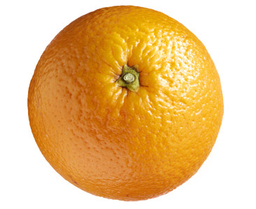
#> input picture orange/4.png, 256 x 209 px
$ jupyter execute --allow-errors 'Apple or Oranges.ipynb'   (shell and % lines are left out)   (Python 2 division)   (older library calls are emulated)
#> lines starting #> are read from the running program, lines starting #| are printed output that depends on the picture; after the words box and inside, x2 and y2 are one past the last pixel; in counts of white or black regions, pixels touching at a corner belong together; long printed decimals are rounded
#> further down, imageBGR is the input picture: shape (209, 256, 3); mean B, G, R 136.4, 193.9, 234.2
[cell 1]
import cv2
import numpy as np

from sklearn.discriminant_analysis import LinearDiscriminantAnalysis

from matplotlib import pyplot as plt
from mpl_toolkits.mplot3d import Axes3D
import pylab


print "OpenCV Version ", cv2.__version__

[cell 2]
def segment_fruit(image):

    # Limiariza cada um dos canais de forma independente
    ret, imR = cv2.threshold(image[:,:,0],0,255, cv2.THRESH_BINARY_INV+cv2.THRESH_OTSU)
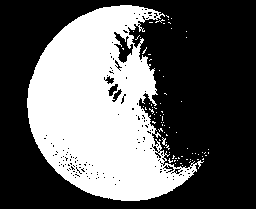
#> imR: shape (209, 256); 37.6% white; 78 white regions (76 under 20 px), largest, box (x1, y1, x2, y2) and area: (27, 5, 204, 201) 19915, (162, 137, 170, 150) 29
#> ret = 228
    ret, imG = cv2.threshold(image[:,:,1],0,255, cv2.THRESH_BINARY_INV+cv2.THRESH_OTSU)
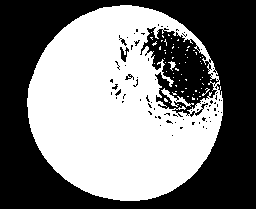
#> imG: shape (209, 256); 48.7% white; 63 white regions (60 under 20 px), largest, box (x1, y1, x2, y2) and area: (27, 5, 223, 201) 25707, (161, 88, 194, 107) 157, (168, 61, 176, 71) 33
#> ret = 192
    ret, imB = cv2.threshold(image[:,:,2],0,255, cv2.THRESH_BINARY_INV+cv2.THRESH_OTSU)
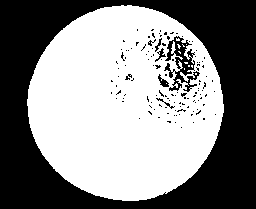
#> imB: shape (209, 256); 53.3% white; 124 black regions (116 under 20 px), largest, box (x1, y1, x2, y2) and area: (0, 0, 256, 209) 23594, (164, 36, 200, 92) 789, (158, 74, 169, 87) 65
#> ret = 143

    # Combina as segmentações utilizando o operador OR
    segmentation = imR | imG | imB
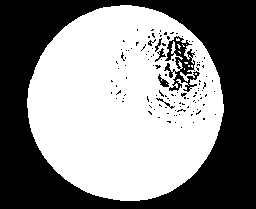
#> segmentation: shape (209, 256); 53.5% white; 121 black regions (114 under 20 px), largest, box (x1, y1, x2, y2) and area: (0, 0, 256, 209) 23525, (164, 36, 200, 92) 789, (158, 74, 169, 87) 65

    # Preencha as regiões que não foram corretamente detectadas
    im_floodfill = segmentation.copy()
    h, w = segmentation.shape[:2]
#> h = 209; w = 256
    maskT = np.zeros((h+2, w+2), np.uint8)
    cv2.floodFill(im_floodfill, maskT, (0,0), 255);
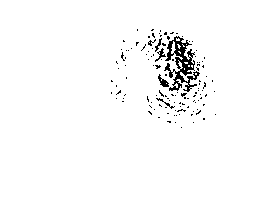
#> im_floodfill: shape (209, 256); 97.5% white; black in thin lines or dots, all inside (x1, y1, x2, y2) = (111, 29, 216, 128)
    segmentation_filled = segmentation | ~im_floodfill
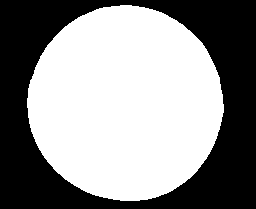
#> segmentation_filled: shape (209, 256); 56% white; 1 black region

    # Desenhe apenas o maior objeto presente na imagem
    im2, contours, hierarchy = cv2.findContours(segmentation_filled.copy(),cv2.RETR_TREE,cv2.CHAIN_APPROX_SIMPLE)
#> contours = 1 contour; box (x1, y1, x2, y2) and area: (27, 5, 224, 201) 29703
    contours = sorted(contours, key = cv2.contourArea, reverse = True)[:10]

    final_segmentation = np.zeros((h, w), np.uint8)
    cv2.drawContours(final_segmentation, [contours[0]], 0, 1, cv2.FILLED)
#> final_segmentation: shape (209, 256); values 0 (black) and 1 (white), 56% white; 1 black region, box (x1, y1, x2, y2) and area: (0, 0, 256, 209) 23525

    # Retorne a imagem segmentada
    return final_segmentation > 0.5, contours[0]

[cell 3]
imageBGR = cv2.imread('orange/4.png')
imageRGB = cv2.cvtColor(imageBGR, cv2.COLOR_BGRA2RGB)

segmentationBin, contour = segment_fruit(imageRGB)
#> contour = contour of 284 points, box (x1, y1, x2, y2) (27, 5, 224, 201), area 29703
segmentation = np.dstack( (segmentationBin, segmentationBin, segmentationBin) ) * 255.0

pylab.rcParams['figure.figsize'] = (16, 6)
plt.figure
plt.subplot(1,3,1)
plt.title('Original Image')
plt.imshow(imageRGB)
plt.subplot(1,3,2)
plt.title('Segmentation Mask')
plt.imshow(segmentationBin, 'gray')
plt.subplot(1,3,3)
plt.title('Region of Interest')
plt.imshow(segmentation * imageRGB)
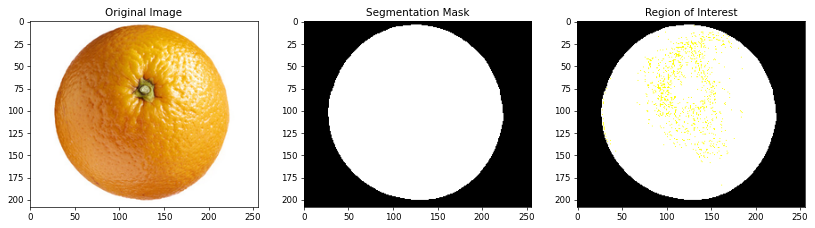
#> figure drawn by matplotlib, 3 panels

[cell 4]
def get_dominant_color(image, segmentation):

    # Cria uma mascara para selecionar apenas os pixels que pertencem a região da fruta
    mask = np.zeros(image.shape[:2], np.uint8) + segmentation

    # Estima a cor media da região da fruta
    mean_color = np.uint8(cv2.mean(image, mask=mask))[:3]
#> mean_color = [218, 146, 44]

    # Retorna um vetor com os valores medios para os canais R, G, B
    return mean_color

[cell 5]
mean_color = get_dominant_color(imageRGB, segmentationBin)
#> mean_color = [218, 146, 44]

print mean_color
#| [218 146  44]

h, w, d = imageRGB.shape
#> h = 209; w = 256; d = 3
dominant_color = np.ones( (h, w, 3), np.uint8 ) * mean_color
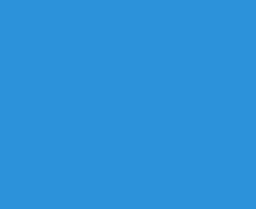
#> dominant_color: shape (209, 256, 3); mean of channels 0, 1, 2 218, 146, 44; drawn as B, G, R
pylab.rcParams['figure.figsize'] = (5, 2)
plt.title('Dominant Color')
plt.imshow(dominant_color)

[cell 6]
def get_fruit_struct(image, contour):
    # Estima o quadrado que envolve toda a area da fruta
    x, y, w, h = cv2.boundingRect(contour)

    # Computa a razao entre o eixo vertical e horizontal
    aspect_ratio = float(w)/h

    return aspect_ratio

[cell 7]
x,y,w,h = cv2.boundingRect(contour)
#> x = 27; y = 5; w = 197; h = 196


box_image = imageRGB.copy()
# Desenhando a caixa envoltoria (bounding box)
cv2.rectangle(box_image, (x, y), (x + w, y + h), (0, 255, 0), 1)

# Desenhando os eixos principais
border = 20
cv2.line(box_image, (x-border,y+(h/2)), (x+w+border,  y+(h/2)), (255, 0, 0), 1)
cv2.line(box_image, (x+(w/2),y-border), (x+(w/2),  y+h+border), (255, 0, 0), 1)
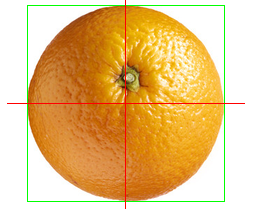
#> box_image: shape (209, 256, 3); mean R, G, B 230.8, 192.7, 132.1

pylab.rcParams['figure.figsize'] = (6, 6)
plt.imshow(box_image)

aspect_ratio = get_fruit_struct(imageRGB, contour)
#> in get_fruit_struct, `x, y, w, h = cv2.boundingRect(contour)`: x = 27; y = 5; w = 197; h = 196
#> in get_fruit_struct, `aspect_ratio = float(w)/h`: aspect_ratio = 1.01
#> aspect_ratio = 1.01
print aspect_ratio
#| 1.005

[cell 8]
label = {0: 'laranja', 1: 'maca'}

X = np.array([[ 244,          146,           10,            0.95375723],
     [ 247,          129,            8,            1.00436681],
     [ 204,          135,           20,            1.00823045],
     [ 244,          161,           43,            0.955     ],
     [ 253,          138,            6,            1.02966102],
     [ 233,          148,           43,            1.04929577],
     [ 234,          145,           32,            1.09714286],
     [ 218,          146,           44,            1.00510204],
     [ 209,          135,           31,            1.016     ],
     [ 241,          141,           25,            0.97272727],
     [ 236,           77,           91,            1.02564103],
     [ 116,           45,           42,            1.01337449],
     [ 206,          111,           68,            0.84108527],
     [ 185,           79,           60,            0.86826347],
     [ 202,           79,           48,            0.99494949],
     [ 175,           75,           57,            0.83622829],
     [ 150,          161,           54,            1.23076923],
     [ 219,          104,           61,            0.82346241],
     [ 228,          130,           38,            1.09579439],
     [ 131,          164,           28,            0.93048128]])

y = np.array([0, 0, 0, 0, 0, 0, 0, 0, 0, 0, 1, 1, 1, 1, 1, 1, 1, 1, 1, 1])

out = [label[i] for i in y]
print out

[cell 9]
pylab.rcParams['figure.figsize'] = (14, 4)
plt.figure()
# ---------------------------------------------------------
plt.subplot(1,3,1)

plt.scatter(np.linspace(0,   9, 10), X[:10, 1], s=150, color='orange', alpha = 0.6)
plt.scatter(np.linspace(10, 19, 10), X[10:, 1], s=150, color='red', alpha = 0.6)

plt.xlabel('# of Sample',   fontsize=18)
plt.ylabel('Green',           fontsize=16)
plt.title('1-D Feature Space', fontsize = 16)

ret = plt.xlim([-.5, 20.5])
# ---------------------------------------------------------
plt.subplot(1,3,2)

plt.title('2-D Feature Space', fontsize = 18)
plt.xlabel('Red',   fontsize=16)
plt.ylabel('Green', fontsize=16)

plt.scatter(X[:10, 0], X[:10, 1], s = 150, color='orange', alpha = 0.6)
plt.scatter(X[10:, 0], X[10:, 1], s = 150, color='red', alpha = 0.6)

# ---------------------------------------------------------
ax = plt.subplot(1,3,3, projection='3d')
plt.title('3-D Feature Space', fontsize = 20)
ax.dist=15
ax.view_init(elev=45, azim=45)

ax.scatter(X[:10, 0], X[:10, 1], X[:10, 2], s=100, c='orange')
ax.scatter(X[10:, 0], X[10:, 1], X[10:, 2], s=100, c='red')

ax.set_xlabel('Red')
ax.set_ylabel('Green')
ax.set_zlabel('Blue')
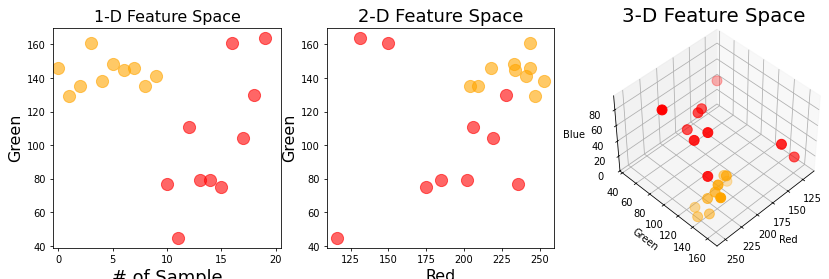
#> figure drawn by matplotlib, 3 panels

$ run again, with orange/1.png copied over orange/4.png
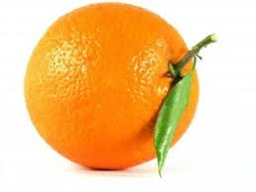
#> input picture orange/1.png, 256 x 192 px
#> imageBGR is the input picture: shape (192, 256, 3); mean B, G, R 146.2, 201.6, 244.3
#> in segment_fruit, `ret, imR = cv2.threshold(image[:,:,0],0,255, cv2.THRESH_BINARY_INV+cv2..`:
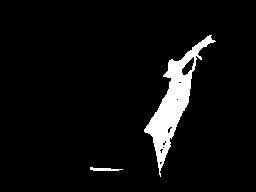
#> imR: shape (192, 256); 5.4% white; 2 white regions, box (x1, y1, x2, y2) and area: (144, 35, 216, 177) 2555, (90, 167, 123, 171) 83
#> in segment_fruit, `ret, imR = cv2.threshold(image[:,:,0],0,255, cv2.THRESH_BINARY_INV+cv2..`: ret = 192
#> imG: shape (192, 256); 44.3% white; 20 white regions (19 under 20 px), largest, box (x1, y1, x2, y2) and area: (26, 3, 216, 173) 21678
#> in segment_fruit, `ret, imG = cv2.threshold(image[:,:,1],0,255, cv2.THRESH_BINARY_INV+cv2..`: ret = 195
#> imB: shape (192, 256); 47.3% white; 1 white region, box (x1, y1, x2, y2) and area: (24, 2, 215, 175) 23252
#> in segment_fruit, `ret, imB = cv2.threshold(image[:,:,2],0,255, cv2.THRESH_BINARY_INV+cv2..`: ret = 140
#> im_floodfill: shape (192, 256); 99.9% white; black in thin lines or dots, all inside (x1, y1, x2, y2) = (66, 55, 194, 164)
#> segmentation_filled: shape (192, 256); 47.7% white; 1 white region
#> contours = 1 contour; box (x1, y1, x2, y2) and area: (24, 2, 216, 177) 23134
#> final_segmentation: shape (192, 256); values 0 (black) and 1 (white), 47.7% white; 1 white region, box (x1, y1, x2, y2) and area: (24, 2, 216, 177) 23427
#> contour = contour of 321 points, box (x1, y1, x2, y2) (24, 2, 216, 177), area 23134
#> in get_dominant_color, `mean_color = np.uint8(cv2.mean(image, mask=mask))[:3]`: mean_color = [234, 145, 32]
#| [234 145  32]
#> `x,y,w,h = cv2.boundingRect(contour)`: x = 24; y = 2; w = 192; h = 175
#> `cv2.line(box_image, (x+(w/2),y-border), (x+(w/2),  y+h+border), (255, ..`:
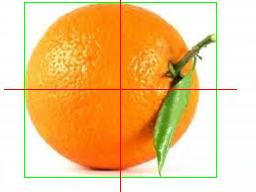
#> box_image: shape (192, 256, 3); mean R, G, B 240.6, 200.3, 142
#> in get_fruit_struct, `x, y, w, h = cv2.boundingRect(contour)`: x = 24; y = 2; w = 192; h = 175
#> in get_fruit_struct, `aspect_ratio = float(w)/h`: aspect_ratio = 1.1
#| 1.097

$ run again, with orange/10.png copied over orange/4.png
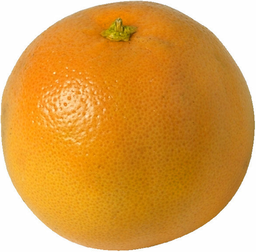
#> input picture orange/10.png, 256 x 252 px
#> imageBGR is the input picture: shape (252, 256, 3); mean B, G, R 80.2, 161.4, 219.5
#> imR: shape (252, 256); 44.1% white; 225 white regions (221 under 20 px), largest, box (x1, y1, x2, y2) and area: (25, 1, 255, 251) 27683, (1, 105, 6, 151) 133, (94, 174, 102, 184) 35, (97, 208, 103, 217) 21
#> in segment_fruit, `ret, imR = cv2.threshold(image[:,:,0],0,255, cv2.THRESH_BINARY_INV+cv2..`: ret = 216
#> imG: shape (252, 256); 76.9% white; 79 black regions (76 under 20 px), largest, box (x1, y1, x2, y2) and area: (0, 0, 256, 252) 14385, (56, 88, 79, 114) 230, (64, 113, 77, 122) 35
#> in segment_fruit, `ret, imG = cv2.threshold(image[:,:,1],0,255, cv2.THRESH_BINARY_INV+cv2..`: ret = 192
#> imB: shape (252, 256); 77.3% white; 38 black regions (36 under 20 px), largest, box (x1, y1, x2, y2) and area: (0, 0, 256, 252) 14479, (61, 92, 71, 103) 35
#> in segment_fruit, `ret, imB = cv2.threshold(image[:,:,2],0,255, cv2.THRESH_BINARY_INV+cv2..`: ret = 140
#> im_floodfill: shape (252, 256); 99.8% white; black in thin lines or dots, all inside (x1, y1, x2, y2) = (45, 72, 99, 125)
#> segmentation_filled: shape (252, 256); 77.8% white; 1 black region
#> contours = 1 contour; box (x1, y1, x2, y2) and area: (1, 1, 255, 251) 49838
#> final_segmentation: shape (252, 256); values 0 (black) and 1 (white), 77.8% white; 1 black region, box (x1, y1, x2, y2) and area: (0, 0, 256, 252) 14313
#> contour = contour of 369 points, box (x1, y1, x2, y2) (1, 1, 255, 251), area 49838
#> in get_dominant_color, `mean_color = np.uint8(cv2.mean(image, mask=mask))[:3]`: mean_color = [209, 135, 31]
#| [209 135  31]
#> `x,y,w,h = cv2.boundingRect(contour)`: x = 1; w = 254; h = 250
#> `cv2.line(box_image, (x+(w/2),y-border), (x+(w/2),  y+h+border), (255, ..`:
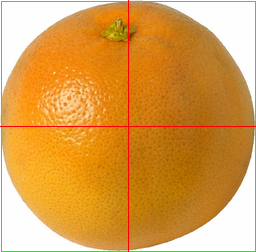
#> box_image: shape (252, 256, 3); mean R, G, B 216, 160.5, 76.1
#> in get_fruit_struct, `x, y, w, h = cv2.boundingRect(contour)`: x = 1; w = 254; h = 250
#> in get_fruit_struct, `aspect_ratio = float(w)/h`: aspect_ratio = 1.02
#| 1.016
